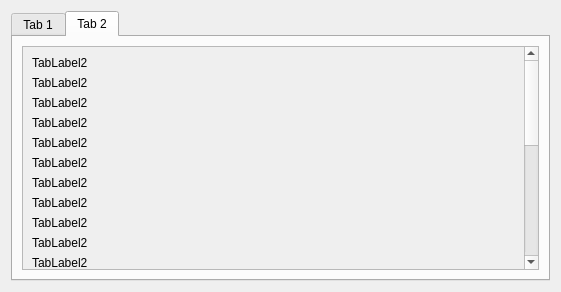
<?xml version="1.0" encoding="UTF-8"?>
<ui version="4.0">
 <class>Form</class>
 <widget class="QWidget" name="Form">
  <property name="geometry">
   <rect>
    <x>0</x>
    <y>0</y>
    <width>561</width>
    <height>292</height>
   </rect>
  </property>
  <property name="windowTitle">
   <string>Form</string>
  </property>
  <layout class="QVBoxLayout" name="verticalLayout_2">
   <item>
    <widget class="QTabWidget" name="tabWidget">
     <property name="currentIndex">
      <number>1</number>
     </property>
     <widget class="QWidget" name="tab_3">
      <attribute name="title">
       <string>Tab 1</string>
      </attribute>
      <layout class="QVBoxLayout" name="verticalLayout_4">
       <item>
        <widget class="QScrollArea" name="scrollArea">
         <property name="widgetResizable">
          <bool>true</bool>
         </property>
         <widget class="QWidget" name="scrollAreaWidgetContents_3">
          <property name="geometry">
           <rect>
            <x>0</x>
            <y>0</y>
            <width>529</width>
            <height>243</height>
           </rect>
          </property>
          <layout class="QVBoxLayout" name="verticalLayout">
           <item>
            <widget class="QLabel" name="label">
             <property name="text">
              <string>TextLabel</string>
             </property>
            </widget>
           </item>
           <item>
            <widget class="QLabel" name="label_2">
             <property name="text">
              <string>TextLabel</string>
             </property>
            </widget>
           </item>
           <item>
            <widget class="QLabel" name="label_3">
             <property name="text">
              <string>TextLabel</string>
             </property>
            </widget>
           </item>
           <item>
            <widget class="QLabel" name="label_4">
             <property name="text">
              <string>TextLabel</string>
             </property>
            </widget>
           </item>
           <item>
            <widget class="QLabel" name="label_6">
             <property name="text">
              <string>TextLabel</string>
             </property>
            </widget>
           </item>
           <item>
            <widget class="QLabel" name="label_7">
             <property name="text">
              <string>TextLabel</string>
             </property>
            </widget>
           </item>
           <item>
            <widget class="QLabel" name="label_8">
             <property name="text">
              <string>TextLabel</string>
             </property>
            </widget>
           </item>
           <item>
            <widget class="QLabel" name="label_5">
             <property name="text">
              <string>TextLabel</string>
             </property>
            </widget>
           </item>
          </layout>
         </widget>
        </widget>
       </item>
      </layout>
     </widget>
     <widget class="QWidget" name="tab_4">
      <attribute name="title">
       <string>Tab 2</string>
      </attribute>
      <layout class="QVBoxLayout" name="verticalLayout_3">
       <item>
        <widget class="QScrollArea" name="scrollArea_2">
         <property name="widgetResizable">
          <bool>true</bool>
         </property>
         <widget class="QWidget" name="scrollAreaWidgetContents">
          <property name="geometry">
           <rect>
            <x>0</x>
            <y>0</y>
            <width>516</width>
            <height>358</height>
           </rect>
          </property>
          <layout class="QVBoxLayout" name="verticalLayout_5">
           <item>
            <widget class="QLabel" name="label_9">
             <property name="text">
              <string>TabLabel2</string>
             </property>
            </widget>
           </item>
           <item>
            <widget class="QLabel" name="label_32">
             <property name="text">
              <string>TabLabel2</string>
             </property>
            </widget>
           </item>
           <item>
            <widget class="QLabel" name="label_30">
             <property name="text">
              <string>TabLabel2</string>
             </property>
            </widget>
           </item>
           <item>
            <widget class="QLabel" name="label_28">
             <property name="text">
              <string>TabLabel2</string>
             </property>
            </widget>
           </item>
           <item>
            <widget class="QLabel" name="label_22">
             <property name="text">
              <string>TabLabel2</string>
             </property>
            </widget>
           </item>
           <item>
            <widget class="QLabel" name="label_20">
             <property name="text">
              <string>TabLabel2</string>
             </property>
            </widget>
           </item>
           <item>
            <widget class="QLabel" name="label_19">
             <property name="text">
              <string>TabLabel2</string>
             </property>
            </widget>
           </item>
           <item>
            <widget class="QLabel" name="label_26">
             <property name="text">
              <string>TabLabel2</string>
             </property>
            </widget>
           </item>
           <item>
            <widget class="QLabel" name="label_25">
             <property name="text">
              <string>TabLabel2</string>
             </property>
            </widget>
           </item>
           <item>
            <widget class="QLabel" name="label_21">
             <property name="text">
              <string>TabLabel2</string>
             </property>
            </widget>
           </item>
           <item>
            <widget class="QLabel" name="label_29">
             <property name="text">
              <string>TabLabel2</string>
             </property>
            </widget>
           </item>
           <item>
            <widget class="QLabel" name="label_27">
             <property name="text">
              <string>TabLabel2</string>
             </property>
            </widget>
           </item>
           <item>
            <widget class="QLabel" name="label_23">
             <property name="text">
              <string>TabLabel2</string>
             </property>
            </widget>
           </item>
           <item>
            <widget class="QLabel" name="label_24">
             <property name="text">
              <string>TabLabel2</string>
             </property>
            </widget>
           </item>
           <item>
            <widget class="QLabel" name="label_10">
             <property name="text">
              <string>TabLabel2</string>
             </property>
            </widget>
           </item>
           <item>
            <widget class="QLabel" name="label_33">
             <property name="text">
              <string>TabLabel2</string>
             </property>
            </widget>
           </item>
           <item>
            <widget class="QLabel" name="label_18">
             <property name="text">
              <string>TabLabel2</string>
             </property>
            </widget>
           </item>
           <item>
            <widget class="QLabel" name="label_11">
             <property name="text">
              <string>TabLabel2</string>
             </property>
            </widget>
           </item>
           <item>
            <widget class="QLabel" name="label_12">
             <property name="text">
              <string>TabLabel2</string>
             </property>
            </widget>
           </item>
           <item>
            <widget class="QLabel" name="label_17">
             <property name="text">
              <string>TabLabel2</string>
             </property>
            </widget>
           </item>
           <item>
            <widget class="QLabel" name="label_13">
             <property name="text">
              <string>TabLabel2</string>
             </property>
            </widget>
           </item>
           <item>
            <widget class="QLabel" name="label_31">
             <property name="text">
              <string>TabLabel2</string>
             </property>
            </widget>
           </item>
           <item>
            <widget class="QLabel" name="label_16">
             <property name="text">
              <string>TabLabel2</string>
             </property>
            </widget>
           </item>
           <item>
            <widget class="QLabel" name="label_15">
             <property name="text">
              <string>TabLabel2</string>
             </property>
            </widget>
           </item>
           <item>
            <widget class="QLabel" name="label_14">
             <property name="text">
              <string>TabLabel2</string>
             </property>
            </widget>
           </item>
          </layout>
         </widget>
        </widget>
       </item>
      </layout>
     </widget>
    </widget>
   </item>
  </layout>
 </widget>
 <resources/>
 <connections/>
</ui>
